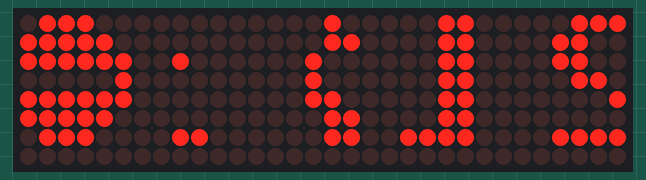
Simulated run of this program. Board: Raspberry Pi Pico running MicroPython. Shown: 32×8 LED matrix. Library files of the repository ran but are not shown: max7219.py.

Above: at 0.1 s.
At 1.1 s:
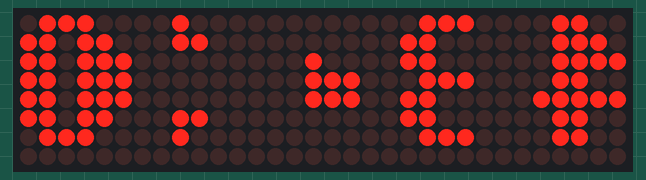

The program:

Ex08-DotMatrixDemo.py
```python
from max7219 import DotMatrix         # Import the DotMatrix driver
from machine import Pin, SPI
import time

spi = SPI(0, sck=Pin(2), mosi=Pin(3), miso=Pin(4))   # Intialize the SPI
cs = Pin(5)                                          # Create CS pin
display = DotMatrix(spi, cs, 4, True) # Create MAX7129 DotMatrix driver for 4 displays
display.setBrightness(10)             # Needed in real-life (virtual display ignores this)

while True:
    display.fill(0)                    # Clear the display (all black)
    display.ellipse(5,3,3,3,1,True)    # Draw a circle at (5,3), radius = 3, colour = 1
    display.hline(3,3,5,0)             # Horizontal line at (3,3), len=5, colour=0 (off)
    display.text("12",13,0)            # Display text at (13,0)
    display.show()                     # Call the show() method last to update display
    time.sleep(1)

    display.fill(0)                    # Clear the display (all black)
    display.ellipse(5,3,3,3,1,True)    # Draw a circle at (5,3), radius = 3, colour = 1
    display.vline(5,1,5,0)             # Vertical line at (5,1), len=5, colour=0 (off)
    display.text("34",13,0)            # Display text at (13,0)
    display.show()                     # Call the show() method last to update display
    time.sleep(1)
```

Measured:
- what the display in image 1 shows lasts 1.0 s, from 1.0 s to 2.0 s
